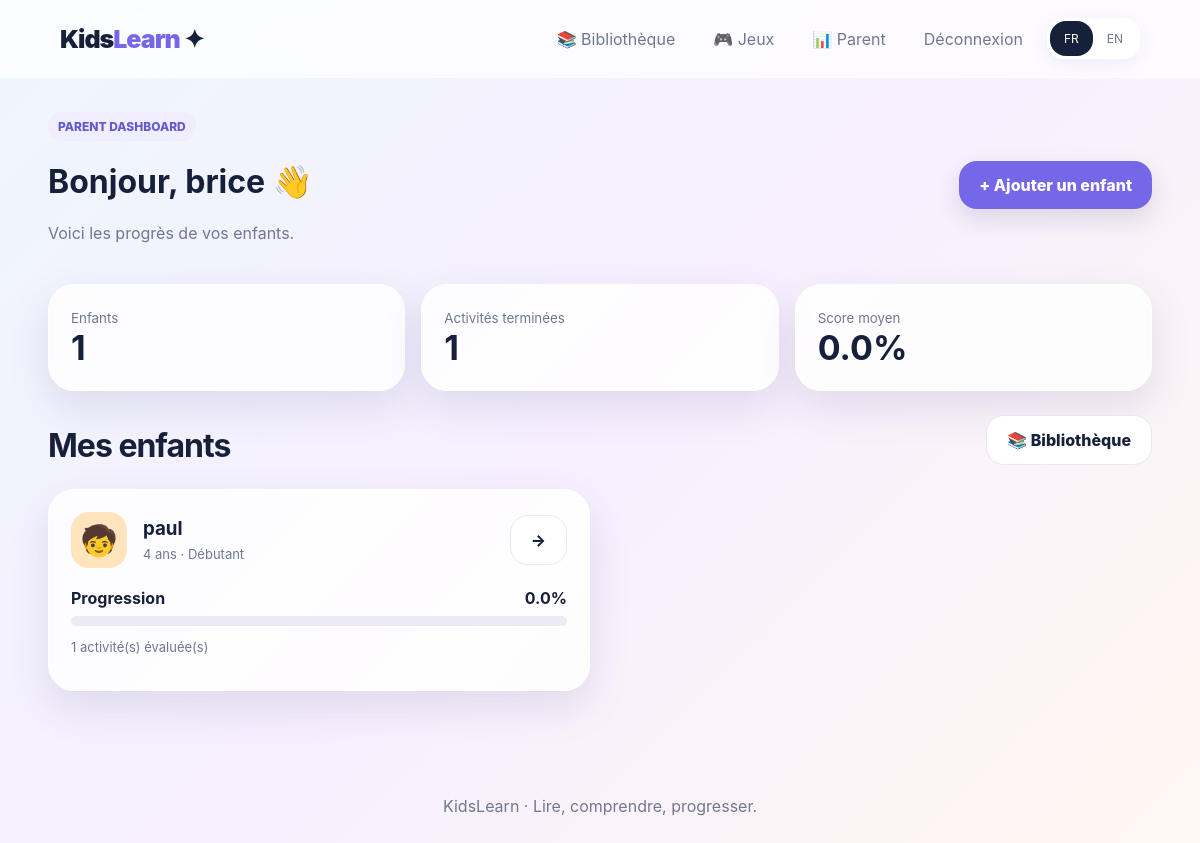
The page /parent (signed in) on the database its author committed.
### tables this page shows
CREATE TABLE children(
      id INTEGER PRIMARY KEY AUTOINCREMENT,parent_id INTEGER NOT NULL,name TEXT NOT NULL,
      age INTEGER NOT NULL,level TEXT NOT NULL,avatar TEXT DEFAULT '🧒',
      FOREIGN KEY(parent_id) REFERENCES users(id)
    );

### app.py (the view)
@app.get("/parent")
def parent_dashboard():
    if session.get("role")!="parent": return redirect(url_for("login"))
    return render_template("parent_dashboard.html",children=get_children_for_parent(session["user_id"]),summary=get_parent_summary(session["user_id"]))

### app.py (called while the page is built)
@app.context_processor
def globals():
    return {"current_lang":session.get("lang","fr"),"langs":LANGS,"user":session.get("user")}

### database.py (called while the page is built)
def get_db():
    conn = sqlite3.connect(DB_PATH)
    conn.row_factory = sqlite3.Row
    return conn

def get_children_for_parent(parent_id):
    conn=get_db()
    rows=conn.execute("""SELECT c.*,COALESCE(ROUND(AVG(r.percentage)),0) progress,
                         COUNT(r.id) completed FROM children c LEFT JOIN results r ON r.child_id=c.id
                         WHERE c.parent_id=? GROUP BY c.id ORDER BY c.id DESC""",(parent_id,)).fetchall()
    conn.close(); return [dict(r) for r in rows]

def get_parent_summary(parent_id):
    conn=get_db()
    row=conn.execute("""SELECT COUNT(DISTINCT c.id) children,COUNT(r.id) activities,
                        COALESCE(ROUND(AVG(r.percentage)),0) average
                        FROM children c LEFT JOIN results r ON r.child_id=c.id WHERE c.parent_id=?""",(parent_id,)).fetchone()
    conn.close(); return dict(row)

### templates/parent_dashboard.html (shortened to what this page needs)
{% extends "base.html" %}
{% block content %}
<div class="dashboard-head">
  <div><span class="tag">PARENT DASHBOARD</span><h1>{{ "Bonjour" if current_lang=="fr" else "Hello" }}, {{ user.name }} 👋</h1><p class="muted">{{ "Voici les progrès de vos enfants." if current_lang=="fr" else "Here is your children's progress." }}</p></div>
  <a class="btn purple" href="{{ url_for('register_child') }}">+ {{ "Ajouter un enfant" if current_lang=="fr" else "Add child" }}</a>
</div>
<section class="kpis">
  <div class="card kpi"><small>{{ "Enfants" if current_lang=="fr" else "Children" }}</small><strong>{{ summary.children }}</strong></div>
  <div class="card kpi"><small>{{ "Activités terminées" if current_lang=="fr" else "Completed activities" }}</small><strong>{{ summary.activities }}</strong></div>
  <div class="card kpi"><small>{{ "Score moyen" if current_lang=="fr" else "Average score" }}</small><strong>{{ summary.average }}%</strong></div>
</section>
<div class="section-title"><h2>{{ "Mes enfants" if current_lang=="fr" else "My children" }}</h2><a class="btn alt" href="{{ url_for("library") }}">📚 {{ "Bibliothèque" if current_lang=="fr" else "Library" }}</a></div>
{% if children %}
<section class="grid-2">
{% for child in children %}
  <div class="card">
    <div class="child-row">
      <div class="avatar">🧒</div><div class="child-meta"><h3>{{ child.name }}</h3><p>{{ child.age }} ans · {{ child.level }}</p></div>
      <a class="btn alt" href="{{ url_for('child_dashboard', child_id=child.id) }}">→</a>
    </div>
    <div style="margin-top:20px;display:flex;justify-content:space-between"><b>{{ "Progression" if current_lang=="fr" else "Progress" }}</b><b>{{ child.progress }}%</b></div>
    <div class="progress" style="margin-top:8px"><span data-progress="{{ child.progress }}"></span></div>
    <p class="muted" style="font-size:13px">{{ child.completed }} {{ "activité(s) évaluée(s)" if current_lang=="fr" else "assessed activit(y/ies)" }}</p>
  </div>
{% endfor %}
</section>
{% else %}
<div class="card empty">{{ "Ajoutez le premier profil enfant pour commencer." if current_lang=="fr" else "Add your first child profile to get started." }}</div>
{% endif %}
{% endblock %}

### static/css/style.css (style rules this page uses)
:root { --ink:#17203a; --muted:#6f7892; --purple:#7467e8; --purple2:#a69cf5; --pink:#f6b7d2; --cream:#fffaf4; --blue:#bde8f7; --card:#ffffffd9; --shadow:0 16px 40px rgba(70,64,120,.13); --radius:26px; }
* { box-sizing:border-box }
body { margin:0;font-family:Inter,ui-sans-serif,system-ui,-apple-system,BlinkMacSystemFont,"Segoe UI",sans-serif;color:var(--ink);background:linear-gradient(135deg,#eef7fb 0%,#f7efff 48%,#fff8f1 100%);min-height:100vh }
a { text-decoration:none;color:inherit }
.btn { display:inline-flex;align-items:center;gap:9px;border:0;padding:14px 20px;border-radius:18px;background:var(--ink);color:#fff;font-weight:800;cursor:pointer;box-shadow:0 10px 24px #17203a22 }
.btn.alt { background:#fff;color:var(--ink);box-shadow:none;border:1px solid #e9e6f7 }
.btn.purple { background:var(--purple) }
.section-title { display:flex;justify-content:space-between;align-items:end;margin:24px 0 }
.section-title h2 { font-size:32px;margin:0;letter-spacing:-1px }
.muted { color:var(--muted) }
.grid-2 { display:grid;grid-template-columns:repeat(2,1fr);gap:20px }
.card { background:var(--card);border:1px solid #fff;border-radius:var(--radius);box-shadow:var(--shadow);padding:22px }
.tag { display:inline-flex;padding:7px 10px;border-radius:999px;background:#f0edff;color:#6459ce;font-size:12px;font-weight:800 }
.dashboard-head { display:flex;justify-content:space-between;gap:20px;align-items:center;margin-bottom:25px }
.avatar { width:56px;height:56px;border-radius:18px;background:#ffe4bd;display:grid;place-items:center;font-size:30px }
.kpis { display:grid;grid-template-columns:repeat(3,1fr);gap:16px;margin-bottom:24px }
.kpi strong { font-size:34px;display:block }
.kpi small { color:var(--muted) }
.progress { height:10px;background:#eceaf3;border-radius:999px;overflow:hidden }
.child-row { display:flex;gap:16px;align-items:center }
.child-row .avatar { flex:none }
.child-meta { flex:1 }
.child-meta h3 { margin:0 0 6px }
.child-meta p { margin:0;color:var(--muted);font-size:13px }

### rows shown on the page
children: name "paul", age "4", level "Débutant", value "Progression", progress "0.0", completed "1", value "activité(s) évaluée(s)"

### other values the page prints
{{ 'Bibliothèque' if current_lang=='fr' else 'Library' }} "Bibliothèque"
{{ 'Jeux' if current_lang=='fr' else 'Games' }} "Jeux"
{{ 'Parent' if current_lang=='fr' else 'Parent' }} "Parent"
{{ 'Déconnexion' if current_lang=='fr' else 'Logout' }} "Déconnexion"
{{ "Bonjour" if current_lang=="fr" else "Hello" }} "Bonjour"
{{ user.name }} "brice"
{{ "Ajouter un enfant" if current_lang=="fr" else "Add child" }} "Ajouter un enfant"
{{ "Enfants" if current_lang=="fr" else "Children" }} "Enfants"
{{ summary.children }} "1"
{{ summary.activities }} "1"
{{ "Score moyen" if current_lang=="fr" else "Average score" }} "Score moyen"
{{ summary.average }} "0.0"
{{ "Mes enfants" if current_lang=="fr" else "My children" }} "Mes enfants"
{{ "Bibliothèque" if current_lang=="fr" else "Library" }} "Bibliothèque"
